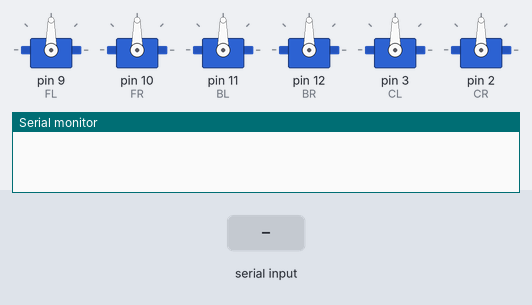
This sketch was run on a simulated Arduino Uno, built with avr-gcc and run on an emulated ATmega328P. On the bench: 6 × servo, the last lines printed to the serial monitor. The inputs (shaded band) are chosen by the test bench.

Above: at 1.2 s.
1.3 s: byte 48 ('0') received over Serial
At 1.6 s:
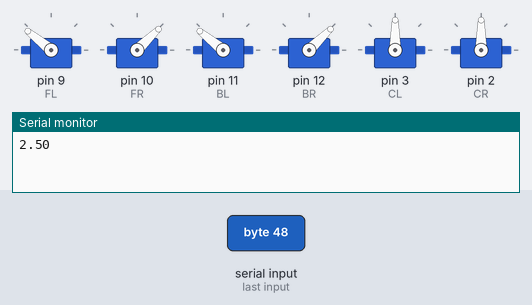
2.8 s: "<9>" received over Serial
At 4.0 s:
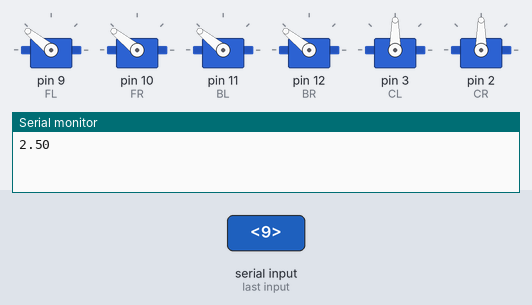
4.3 s: byte 52 ('4') received over Serial
At 5.1 s:
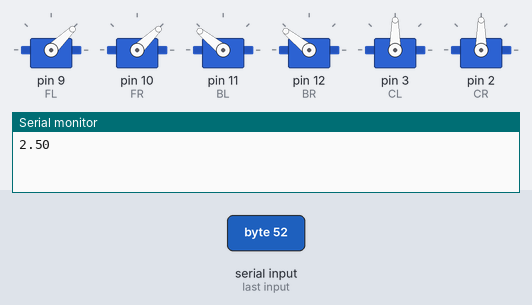
5.8 s: byte 51 ('3') received over Serial
At 6.2 s:
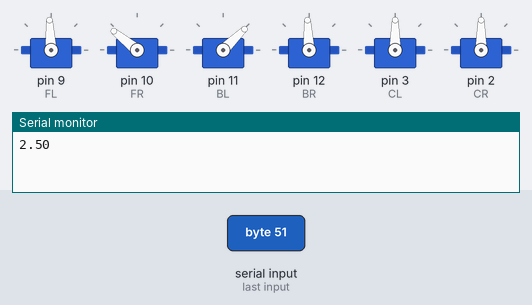
7.3 s: byte 50 ('2') received over Serial
At 8.5 s:
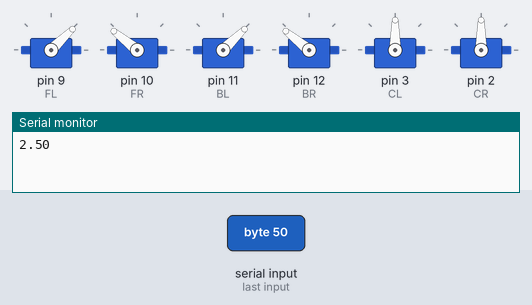
8.8 s: byte 49 ('1') received over Serial
At 9.7 s:
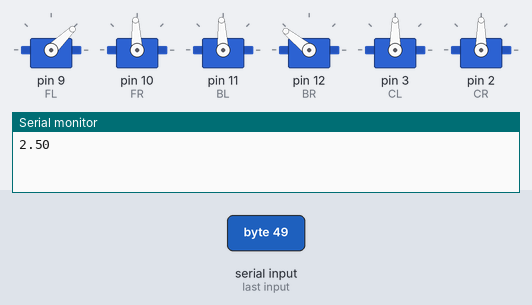
Timing chart, 0 to 11.3 s (numbered marks = the images above; inputs shaded):
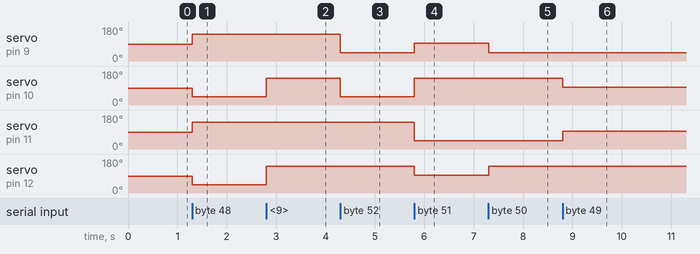

Measured:
- after the input at 1.3 s, servo on pin 9 (FL), servo on pin 11 (BL): 90° → 141° at once; servo on pin 10 (FR), servo on pin 12 (BR): 90° → 44° at once
- after the input at 2.8 s, servo on pin 10 (FR), servo on pin 12 (BR): 44° → 141° at once
- after the input at 4.3 s, servo on pin 9 (FL), servo on pin 10 (FR): 141° → 44° at once
- after the input at 5.8 s, servo on pin 9 (FL): 44° → 93° at once; servo on pin 10 (FR): 44° → 141° at once; servo on pin 11 (BL): 141° → 44° at once; servo on pin 12 (BR): 141° → 93° at once
- after the input at 7.3 s, servo on pin 9 (FL): 93° → 44° at once; servo on pin 12 (BR): 93° → 141° at once
- after the input at 8.8 s, servo on pin 10 (FR): 141° → 93° at once; servo on pin 11 (BL): 44° → 93° at once

The sketch:

move.ino
```cpp
#include <Servo.h>

// drive servos
Servo FL; // Front left wheel servo
Servo FR; // Front right wheel servo
Servo BL; // Back left wheel servo
Servo BR; // Back right wheel servo

// chip servos
Servo CL; // Left chip dispenser servo
Servo CR; // Right chip dispenser servo

// servo constants
const int MinPulse = 1000; // minimum 1000 microsecond pulses to servos
const int Stall = 1500;    // stall - 1500 microsecond pulses to servos
const int MaxPulse = 2000; // maximum 2000 microsecond pulses to servos

const int CMinPulse = 1780;
const int CMaxPulse = 950;

const int FLForward = MaxPulse; // left front servo
const int FLStopped = Stall;
const int FLBackward = MinPulse;

const int FRForward = MinPulse; // right front servo
const int FRStopped = Stall;
const int FRBackward = MaxPulse;

const int BLForward = MaxPulse; // left back servo
const int BLStopped = Stall;
const int BLBackward = MinPulse;

const int BRForward = MinPulse; // right back servo
const int BRStopped = Stall;
const int BRBackward = MaxPulse;

const int CLForward = CMaxPulse; // left chip dispenser
const int CLBackward = CMinPulse;

const int CRForward = CMinPulse; // right chip dispenser
const int CRBackward = CMaxPulse;

int start = 0;

// attach servos to pins
void setup() {
  FL.attach(9);
  FR.attach(10);
  BL.attach(11);
  BR.attach(12);

  CL.attach(3);
  CR.attach(2);

  pinMode(A0, INPUT);

  Serial.begin(9600); // Send and receive at 9600 baud
} // END setup

void loop() {
if (Serial.available()) {
  char ch = (char)Serial.read();
  switch(ch) {
    case '9':
      move_diag_top_right();
      break;

    case '8':
      move_forward();
      break;

    case '7':
      move_diag_top_left();
      break;

    case '6':
      move_right();
      break;

    case '5':
      stopped();
      break;

    case '4':
      move_left();
      break;

    case '3':
      move_diag_bot_right();
      break;

    case '2':
      move_backward();
      break;

    case '1':
      move_diag_bot_left();
      break;

    case '>':
      move_cw();
      break;

    case '<':
      move_ccw();
      break;

    case '/':
      move_c();
      break;

    case '*':
      move_reset_c();
      break;

    case '0':
      auto_start();
      break;

    default:
      stopped();
      break;
  }
}
} // END loop

// auto start using the red LED
void auto_start() {
  int A0val = analogRead(A0);
  float voltage= A0val * (5.0 / 1023.0);
  Serial.println(voltage);
  if(voltage > 0.15) {
    move_forward();
  }
}

// move the robot forward
void move_forward() {
  FL.writeMicroseconds (FLForward);
  FR.writeMicroseconds (FRForward);
  BL.writeMicroseconds (BLForward);
  BR.writeMicroseconds (BRForward);
} // END move_forward

// move the robot backward
void move_backward() {
 FL.writeMicroseconds (FLBackward);
 FR.writeMicroseconds (FRBackward);
 BL.writeMicroseconds (BLBackward);
 BR.writeMicroseconds (BRBackward);
} // END move_backward

// move the robot left
void move_left () {
 FL.writeMicroseconds(FLBackward);
 FR.writeMicroseconds(FRForward);
 BL.writeMicroseconds(BLForward);
 BR.writeMicroseconds(BRBackward);
} // END move_left

// move the robot right
void move_right() {
 FL.writeMicroseconds(FLForward);
 FR.writeMicroseconds(FRBackward);
 BL.writeMicroseconds(BLBackward);
 BR.writeMicroseconds(BRForward);
} // END move_right

// move the robot top left
void move_diag_top_left() {
 FL.writeMicroseconds(FLStopped);
 FR.writeMicroseconds(FRForward);
 BL.writeMicroseconds(BLForward);
 BR.writeMicroseconds(BRStopped);
} // END move_diag_top_left

// move the robot top right
void move_diag_top_right() {
 FL.writeMicroseconds(FLForward);
 FR.writeMicroseconds(FRStopped);
 BL.writeMicroseconds(BLStopped);
 BR.writeMicroseconds(BRForward);
} // END move_diag_top_right

// move the robot bottom left
void move_diag_bot_left() {
 FL.writeMicroseconds(FLBackward);
 FR.writeMicroseconds(FRStopped);
 BL.writeMicroseconds(BLStopped);
 BR.writeMicroseconds(BRBackward);
} // END move_diag_bot_left

// move the robot bottom right
void move_diag_bot_right() {
 FL.writeMicroseconds(FLStopped);
 FR.writeMicroseconds(FRBackward);
 BL.writeMicroseconds(BLBackward);
 BR.writeMicroseconds(BRStopped);
} // END move_diag_bot_right

// stop the robot
void stopped() {
 FL.writeMicroseconds (FLStopped);
 FR.writeMicroseconds (FRStopped);
 BL.writeMicroseconds (BLStopped);
 BR.writeMicroseconds (BRStopped);
} // END stopped

// move the robot clockwise
void move_cw() {
 FL.writeMicroseconds (FLForward);
 FR.writeMicroseconds (FRBackward);
 BL.writeMicroseconds (BLForward);
 BR.writeMicroseconds (BRBackward);
} // END move_cw

// move the robot counter clockwise
void move_ccw() {
 FL.writeMicroseconds (FLBackward);
 FR.writeMicroseconds (FRForward);
 BL.writeMicroseconds (BLBackward);
 BR.writeMicroseconds (BRForward);
} // END move_ccw

// move the left chip dispenser
void move_c() {
 CL.writeMicroseconds (CLForward);
 CR.writeMicroseconds (CRForward);
} // END move_c

void move_reset_c() {
 CL.writeMicroseconds (CLBackward);
 CR.writeMicroseconds (CRBackward);
} // END move_reset_c
```
